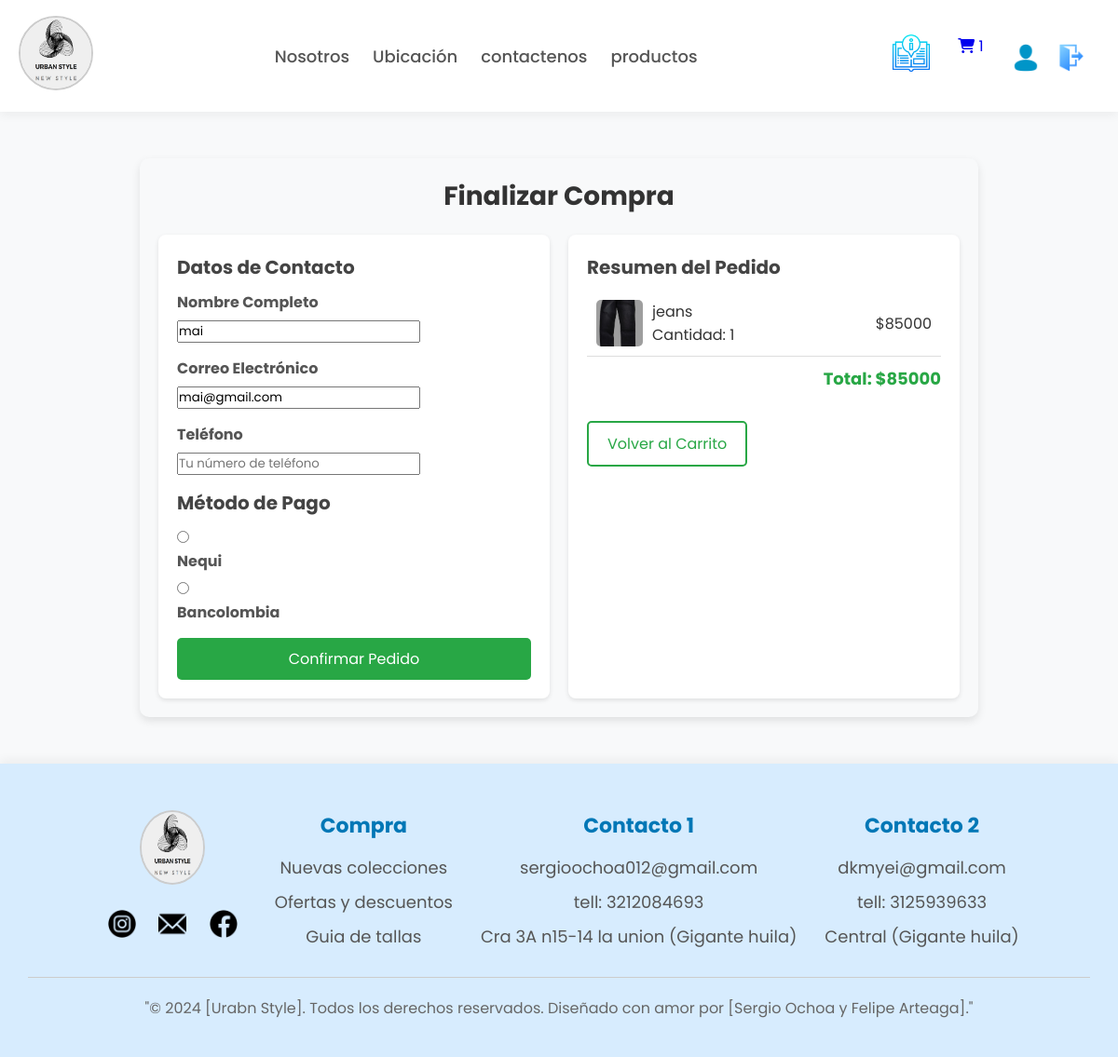
The app's page /pasarela/ (signed in) with its own data.
### productos/models.py (models this page shows, shortened)
class CarritoItem(models.Model):
    usuario = models.ForeignKey(User, on_delete=models.CASCADE, null=True, blank=True)
    producto = models.ForeignKey(Producto, on_delete=models.CASCADE)
    cantidad = models.IntegerField(default=1)
    sesion_id = models.CharField(max_length=100, null=True, blank=True)
    fecha_creacion = models.DateTimeField(auto_now_add=True)
    def subtotal(self):
        return self.producto.precio * self.cantidad

class Producto(models.Model):
    CATEGORIAS = [
        ('Hombre', 'Hombre'),
        ('Mujer', 'Mujer'),
    ]
    nombre = models.CharField(max_length=200)
    descripcion = models.TextField()
    precio = models.DecimalField(max_digits=10, decimal_places=0)
    foto = models.ImageField(upload_to='productos/')
    fecha_creacion = models.DateField(auto_now_add=True)
    categoria = models.CharField(max_length=10, choices=CATEGORIAS, default='Hombre')  # 👈 Campo de categoría

### productos/views.py (the view)
# urls.py: path('pasarela/', views.pasarela, name='pasarela'),
def pasarela(request):
    carrito_items = []
    total = 0
    if request.user.is_authenticated:
        carrito_items = CarritoItem.objects.filter(usuario=request.user)
    else:
        if request.session.session_key:
            carrito_items = CarritoItem.objects.filter(sesion_id=request.session.session_key)
    if not carrito_items:
        messages.warning(request, "Tu carrito está vacío")
        return redirect('ver_carrito')
    for item in carrito_items:
        total += item.subtotal()
    if request.method == 'POST':
        form = OrdenForm(request.POST)
        metodo_pago = request.POST.get('metodo_pago')
        if form.is_valid() and metodo_pago:
            orden = form.save(commit=False)
            if request.user.is_authenticated:
                orden.usuario = request.user
            else:
                orden.sesion_id = request.session.session_key
            orden.total = total
            orden.metodo_pago = metodo_pago
            orden.save()
            for item in carrito_items:
                OrdenItem.objects.create(
                    orden=orden,
                    producto=item.producto,
                    precio=item.producto.precio,
                    cantidad=item.cantidad
                )
            carrito_items.delete()
            enviar_correo_confirmacion(orden)
            messages.success(request, "Tu pedido ha sido procesado con éxito")
            return redirect('confirmar', orden_id=orden.id)
        else:
            messages.error(request, "Por favor selecciona un método de pago válido.")
    else:
        initial_data = {}
        if request.user.is_authenticated:
            try:
                datos = Datos.objects.get(usuario=request.user)
                initial_data = {
                    'nombre': f"{datos.nombre} {datos.apellido}",
                    'email': request.user.email
                }
            except Datos.DoesNotExist:
                initial_data = {
                    'nombre': request.user.username,
                    'email': request.user.email
                }
        form = OrdenForm(initial=initial_data)
    return render(request, 'pasarela.html', {
        'form': form,
        'carrito_items': carrito_items,
        'total': total
    })

### productos/forms.py
class OrdenForm(forms.ModelForm):
    METODOS_PAGO = [
        ('nequi', 'Nequi'),
        ('bancolombia', 'Bancolombia'),
    ]
    metodo_pago = forms.ChoiceField(
        choices=METODOS_PAGO,
        widget=forms.RadioSelect,
        required=True
    )
    class Meta:
        model = Orden
        fields = ['nombre', 'email', 'telefono', 'metodo_pago']
        widgets = {
            'nombre': forms.TextInput(attrs={'class': 'form-control', 'placeholder': 'Tu nombre completo'}),
            'email': forms.EmailInput(attrs={'class': 'form-control', 'placeholder': 'tucorreo@ejemplo.com'}),
            'telefono': forms.TextInput(attrs={'class': 'form-control', 'placeholder': 'Tu número de teléfono'}),
        }

### productos/templates/pasarela.html (shortened to what this page needs)
{% extends 'base.html' %}
{% load static %}
{% block content %}
<link rel="stylesheet" href="{% static 'tienda/pasarela.css' %}">
<div class="checkout-container">
    <h1 class="checkout-titulo">Finalizar Compra</h1>
    <div class="checkout-grid">
        <div class="checkout-form">
            <h2 class="resumen-titulo">Datos de Contacto</h2>
            <form method="POST" enctype="multipart/form-data">
                <div class="form-group">
                    <label for="{{ form.nombre.id_for_label }}">Nombre Completo</label>
                    {{ form.nombre }}
                </div>
                <div class="form-group">
                    <label for="{{ form.email.id_for_label }}">Correo Electrónico</label>
                    {{ form.email }}
                </div>
                <div class="form-group">
                    <label for="{{ form.telefono.id_for_label }}">Teléfono</label>
                    {{ form.telefono }}
                </div>
                <h2 class="resumen-titulo">Método de Pago</h2>
                <div class="form-group">
                    {% for radio in form.metodo_pago %}
                        <div class="form-check">
                            <input type="radio" name="metodo_pago" value="{{ radio.choice_label }}" id="pago-{{ radio.choice_label }}" onclick="mostrarPago('{{ radio.choice_label }}')">
                            <label for="pago-{{ radio.choice_label }}">{{ radio.choice_label }}</label>
                        </div>
                    {% endfor %}
                </div>
                <button type="submit" class="btn btn-success">
                    Confirmar Pedido
                </button>
            </form>
        </div>
        <div class="checkout-resumen">
            <h2 class="resumen-titulo">Resumen del Pedido</h2>
            {% for item in carrito_items %}
            <div class="resumen-item">
                <div class="resumen-producto">
                    <img src="{{ item.producto.foto.url }}" alt="{{ item.producto.nombre }}" class="resumen-imagen">
                    <div>
                        <div>{{ item.producto.nombre }}</div>
                        <div>Cantidad: {{ item.cantidad }}</div>
                    </div>
                </div>
                <div>${{ item.subtotal }}</div>
            </div>
            {% endfor %}
            <div class="resumen-total">
                Total: ${{ total }}
            </div>
            <div style="margin-top: 2rem;">
                <a href="{% url 'ver_carrito' %}" class="btn btn-outline">
                    Volver al Carrito
                </a>
            </div>
        </div>
    </div>
</div>
{% endblock %}

### productos/static/tienda/base.css (style rules this page uses)
* { margin: 0; padding: 0; box-sizing: border-box; text-decoration: none; list-style: none; font-family: "Poppins", sans-serif; }
body { background-color: #F8F9FA; color: #333; display: flex; flex-direction: column; min-height: 100vh; }

### productos/static/tienda/pasarela.css (style rules this page uses)
.checkout-container { max-width: 900px; margin: 50px auto; padding: 20px; background-color: #f8f9fa; border-radius: 10px; box-shadow: 0px 4px 10px rgba(0, 0, 0, 0.1); }
.checkout-titulo { text-align: center; font-size: 28px; font-weight: bold; color: #333; }
.checkout-grid { display: grid; grid-template-columns: 1fr 1fr; gap: 20px; margin-top: 20px; }
.checkout-form { background: white; padding: 20px; border-radius: 8px; box-shadow: 0px 2px 5px rgba(0, 0, 0, 0.1); }
.checkout-resumen { background: white; padding: 20px; border-radius: 8px; box-shadow: 0px 2px 5px rgba(0, 0, 0, 0.1); }
.form-group { margin-bottom: 15px; }
.form-group label { font-weight: bold; color: #555; display: block; margin-bottom: 5px; }
.form-check { margin: 5px 0; }
.btn-success { display: block; width: 100%; padding: 10px; background-color: #28a745; color: white; text-align: center; border-radius: 5px; font-size: 16px; text-decoration: none; transition: background 0.3s ease; border: none; cursor: pointer; }
.resumen-titulo { font-size: 20px; font-weight: bold; color: #444; margin-bottom: 10px; }
.resumen-item { display: flex; justify-content: space-between; padding: 10px; border-bottom: 1px solid #ddd; align-items: center; }
.resumen-producto { display: flex; align-items: center; gap: 10px; }
.resumen-imagen { width: 50px; height: 50px; border-radius: 5px; object-fit: cover; }
.resumen-total { font-size: 18px; font-weight: bold; color: #28a745; text-align: right; margin-top: 10px; }
.btn-outline { display: inline-block; padding: 10px 20px; background-color: white; color: #28a745; text-decoration: none; border: 2px solid #28a745; border-radius: 5px; transition: all 0.3s ease; }

### records on screen
CarritoItem: producto.foto (picture), producto.nombre "jeans", cantidad "1", subtotal "85000"

### other values on screen
{{ total_items }} "1"
{{ radio.choice_label }} "Nequi" "Bancolombia"
{{ total }} "85000"
